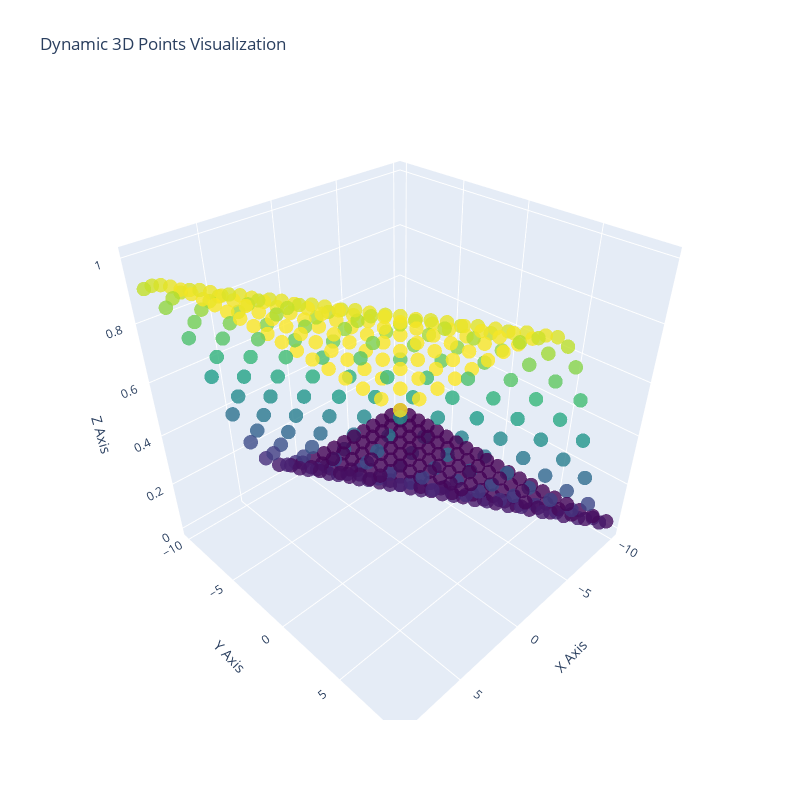

The notebook cell this image was saved under:
### Code cell
import plotly.graph_objects as go
import numpy as np

# Parameters and function
w1 = 0.7
w2 = 0.3
w3 = 0.4
w4 = 0.6

def z1(x, y):
    return x * w1 + y * w3

def z2(x, y):
    return x * w2 + y * w4

def sigmoid(x):
    return 1 / (1 + np.exp(-x))

# Generate points
noktalar = set()
for i in range(20):
    for j in range(20):
        x = i - 10
        y = j - 10
        z = z1(x, y)
        z = sigmoid(z)
        noktalar.add((x, y, z))

# Unpack points
x_vals, y_vals, z_vals = zip(*noktalar)

# Create a 3D scatter plot
fig = go.Figure(data=[go.Scatter3d(
    x=x_vals,
    y=y_vals,
    z=z_vals,
    mode='markers',
    marker=dict(size=5, color=z_vals, colorscale='Viridis', opacity=0.8)
)])

# Add layout details
fig.update_layout(
    scene=dict(
        xaxis_title='X Axis',
        yaxis_title='Y Axis',
        zaxis_title='Z Axis'
    ),
    title="Dynamic 3D Points Visualization",
    width=800,
    height=800
)

# Show the plot
fig.show()

### Figure 1 — Plotly figure (JSON) as saved in the notebook; plotly's stock layout.template omitted (floating-point values rounded to 4 significant figures; data arrays with more than 128 entries replaced by an {"elided": "..."} marker saying what was removed)
{"data": [{"marker": {"color": {"elided": "400 float values"}, "colorscale": [[0, "#440154"], [0.1111, "#482878"], [0.2222, "#3e4989"], [0.3333, "#31688e"], [0.4444, "#26828e"], [0.5556, "#1f9e89"], [0.6667, "#35b779"], [0.7778, "#6ece58"], [0.8889, "#b5de2b"], [1, "#fde725"]], "opacity": 0.8, "size": 5}, "mode": "markers", "type": "scatter3d", "x": {"elided": "400 int values"}, "y": {"elided": "400 int values"}, "z": {"elided": "400 float values"}}], "layout": {"height": 800, "scene": {"xaxis": {"title": {"text": "X Axis"}}, "yaxis": {"title": {"text": "Y Axis"}}, "zaxis": {"title": {"text": "Z Axis"}}}, "title": {"text": "Dynamic 3D Points Visualization"}, "width": 800}}
